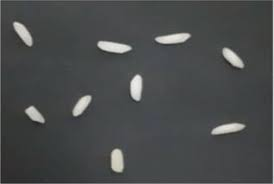
#> input picture Ödev3/pirinc.jpg, 274 x 184 px
$ python 'ödev3_pirinç.py'
#> lines starting #> are read from the running program, lines starting #| are printed output that depends on the picture; after the words box and inside, x2 and y2 are one past the last pixel; in counts of white or black regions, pixels touching at a corner belong together
import cv2
import numpy as np

# Pirinçlerin bulunduğu görüntüyü yükle
image = cv2.imread('pirinc.jpg')
#> image is the input picture: shape (184, 274, 3); mean B, G, R 76, 75.6, 73.5

# Gri seviyeye dönüştür
gray = cv2.cvtColor(image, cv2.COLOR_BGR2GRAY)

# Eşikleme uygula
_, thresh = cv2.threshold(gray, 80, 255, cv2.THRESH_BINARY)
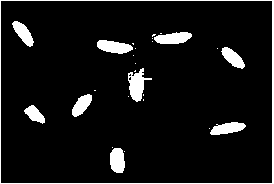
#> thresh: shape (184, 274); 7.7% white; 27 white regions (17 under 20 px), largest, box (x1, y1, x2, y2) and area: (0, 0, 274, 184) 1094, (128, 68, 152, 102) 401, (97, 40, 133, 54) 348

# Morfolojik işlemler uygula
kernel = np.ones((5, 5), np.uint8)
opening = cv2.morphologyEx(thresh, cv2.MORPH_OPEN, kernel, iterations=2)
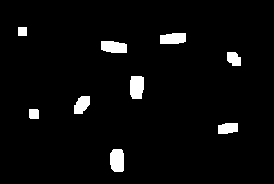
#> opening: shape (184, 274); 3.7% white; 9 white regions, largest, box (x1, y1, x2, y2) and area: (130, 76, 144, 99) 295, (110, 149, 124, 172) 295, (101, 41, 127, 53) 272

# Etiketleme işlemi yap
_, labels, stats, _ = cv2.connectedComponentsWithStats(opening, connectivity=8)
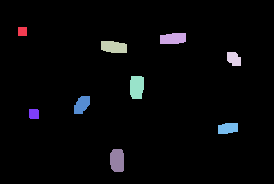
#> labels: shape (184, 274) int32; 10 distinct labels, from 0 to 9; one colour per label, 0 black
#> stats = [[0, 0, 274, 184, 48547], [18, 27, 9, 9, 81], [160, 33, 26, 11, 259], [101, 41, 26, 12, 272], [227, 52, 14, 14, 160], [130, 76, 14, 23, 295], [74, 96, 16, 18, 215], [29, 109, 10, 10, 98], [218, 123, 20, 11, 194], [110, 149, 14, 23, 295]]

# Pirinç sayısını bul
rice_count = len(stats) - 1  # İlk etiket, arka planı temsil eder, bu yüzden çıkarılır
#> rice_count = 9

# Sonuçları ekrana yazdır
print("Pirinç Sayısı:", rice_count)
#| Pirinç Sayısı: 9

# Etiketli bileşenleri renklendir
result = cv2.cvtColor(opening, cv2.COLOR_GRAY2BGR)
for i in range(1, len(stats)):
    color = tuple(np.random.randint(0, 255, 3).tolist())  # Rastgele renk seç
    cv2.putText(result, str(i), (stats[i][0], stats[i][1] - 5),
                cv2.FONT_HERSHEY_SIMPLEX, 0.5, color, 2)
    cv2.rectangle(result, (stats[i][0], stats[i][1]),
                  (stats[i][0] + stats[i][2], stats[i][1] + stats[i][3]), color, 2)
#> this loop made 9 passes
#> color on passes 1 to 9: (172, 47, 117), (192, 67, 251), (195, 103, 9), (211, 21, 242), (36, 87, 70), (216, 88, 140), (58, 193, 230), (39, 87, 174), (88, 81, 165)
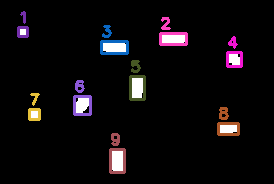
#> result: shape (184, 274, 3); mean B, G, R 12.8, 10.5, 13.6

# Görüntüleri ekrana göster
cv2.imshow('Original Image', image)
cv2.imshow('Thresholded Image', thresh)
cv2.imshow('Morphological Operations', opening)
cv2.imshow('Result', result)
cv2.waitKey(0)
cv2.destroyAllWindows()
